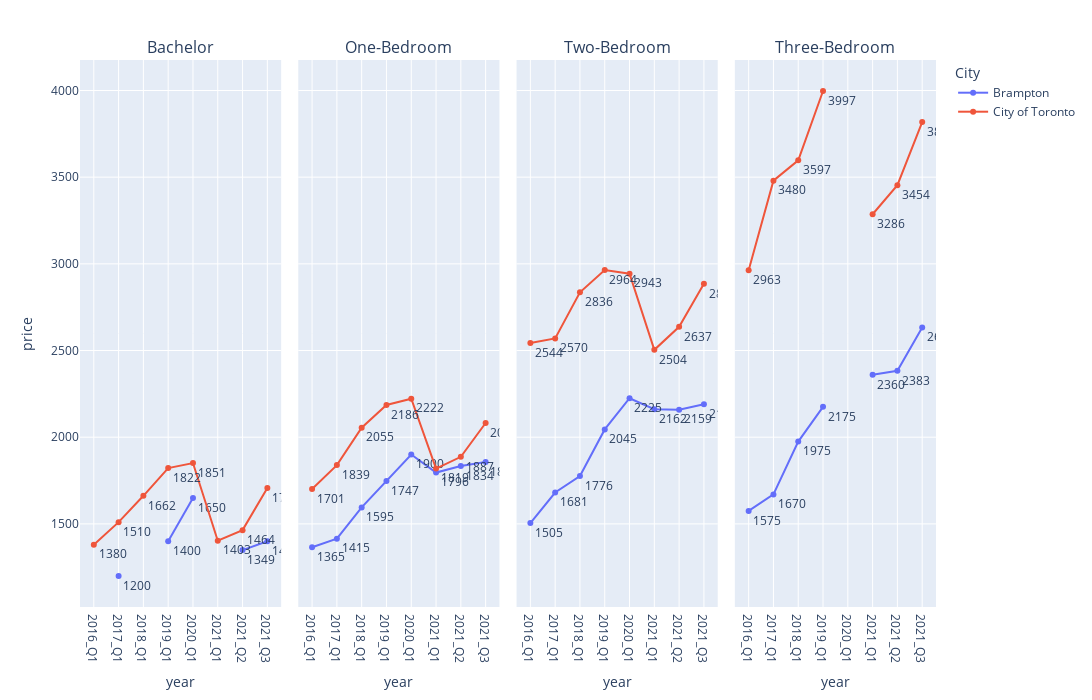

The notebook cell this image was saved under:
### Markdown cell above
# Visualize Rent

### Code cell
fig = px.line(df2, x="year", y="price", color = 'City', facet_col="apt_type",  text='price')
fig.update_traces(textposition="bottom right")

fig.update_layout(autosize=False, width=1700, height=700)
fig.for_each_annotation(lambda a: a.update(text=a.text.split("=")[1],  font={'size':16}))
fig.show()

fig.write_image('a0.pdf', width=1700, height=700)

### Figure 1 — Plotly figure (JSON) as saved in the notebook; plotly's stock layout.template omitted (floating-point values rounded to 4 significant figures)
{"data": [{"hovertemplate": "City=Brampton<br>apt_type=Bachelor<br>year=%{x}<br>price=%{text}<extra></extra>", "legendgroup": "Brampton", "line": {"color": "#636efa", "dash": "solid"}, "mode": "lines+markers+text", "name": "Brampton", "orientation": "v", "showlegend": true, "text": [null, 1200, null, 1400, 1650, null, 1349, 1400], "textposition": "bottom right", "type": "scatter", "x": ["2016_Q1", "2017_Q1", "2018_Q1", "2019_Q1", "2020_Q1", "2021_Q1", "2021_Q2", "2021_Q3"], "xaxis": "x", "y": [null, 1200, null, 1400, 1650, null, 1349, 1400], "yaxis": "y"}, {"hovertemplate": "City=Brampton<br>apt_type=One-Bedroom<br>year=%{x}<br>price=%{text}<extra></extra>", "legendgroup": "Brampton", "line": {"color": "#636efa", "dash": "solid"}, "mode": "lines+markers+text", "name": "Brampton", "orientation": "v", "showlegend": false, "text": [1365, 1415, 1595, 1747, 1900, 1796, 1834, 1857], "textposition": "bottom right", "type": "scatter", "x": ["2016_Q1", "2017_Q1", "2018_Q1", "2019_Q1", "2020_Q1", "2021_Q1", "2021_Q2", "2021_Q3"], "xaxis": "x2", "y": [1365, 1415, 1595, 1747, 1900, 1796, 1834, 1857], "yaxis": "y2"}, {"hovertemplate": "City=Brampton<br>apt_type=Two-Bedroom<br>year=%{x}<br>price=%{text}<extra></extra>", "legendgroup": "Brampton", "line": {"color": "#636efa", "dash": "solid"}, "mode": "lines+markers+text", "name": "Brampton", "orientation": "v", "showlegend": false, "text": [1505, 1681, 1776, 2045, 2225, 2162, 2159, 2190], "textposition": "bottom right", "type": "scatter", "x": ["2016_Q1", "2017_Q1", "2018_Q1", "2019_Q1", "2020_Q1", "2021_Q1", "2021_Q2", "2021_Q3"], "xaxis": "x3", "y": [1505, 1681, 1776, 2045, 2225, 2162, 2159, 2190], "yaxis": "y3"}, {"hovertemplate": "City=Brampton<br>apt_type=Three-Bedroom<br>year=%{x}<br>price=%{text}<extra></extra>", "legendgroup": "Brampton", "line": {"color": "#636efa", "dash": "solid"}, "mode": "lines+markers+text", "name": "Brampton", "orientation": "v", "showlegend": false, "text": [1575, 1670, 1975, 2175, null, 2360, 2383, 2633], "textposition": "bottom right", "type": "scatter", "x": ["2016_Q1", "2017_Q1", "2018_Q1", "2019_Q1", "2020_Q1", "2021_Q1", "2021_Q2", "2021_Q3"], "xaxis": "x4", "y": [1575, 1670, 1975, 2175, null, 2360, 2383, 2633], "yaxis": "y4"}, {"hovertemplate": "City=City of Toronto<br>apt_type=Bachelor<br>year=%{x}<br>price=%{text}<extra></extra>", "legendgroup": "City of Toronto", "line": {"color": "#EF553B", "dash": "solid"}, "mode": "lines+markers+text", "name": "City of Toronto", "orientation": "v", "showlegend": true, "text": [1380, 1510, 1662, 1822, 1851, 1403, 1464, 1707], "textposition": "bottom right", "type": "scatter", "x": ["2016_Q1", "2017_Q1", "2018_Q1", "2019_Q1", "2020_Q1", "2021_Q1", "2021_Q2", "2021_Q3"], "xaxis": "x", "y": [1380, 1510, 1662, 1822, 1851, 1403, 1464, 1707], "yaxis": "y"}, {"hovertemplate": "City=City of Toronto<br>apt_type=One-Bedroom<br>year=%{x}<br>price=%{text}<extra></extra>", "legendgroup": "City of Toronto", "line": {"color": "#EF553B", "dash": "solid"}, "mode": "lines+markers+text", "name": "City of Toronto", "orientation": "v", "showlegend": false, "text": [1701, 1839, 2055, 2186, 2222, 1819, 1887, 2082], "textposition": "bottom right", "type": "scatter", "x": ["2016_Q1", "2017_Q1", "2018_Q1", "2019_Q1", "2020_Q1", "2021_Q1", "2021_Q2", "2021_Q3"], "xaxis": "x2", "y": [1701, 1839, 2055, 2186, 2222, 1819, 1887, 2082], "yaxis": "y2"}, {"hovertemplate": "City=City of Toronto<br>apt_type=Two-Bedroom<br>year=%{x}<br>price=%{text}<extra></extra>", "legendgroup": "City of Toronto", "line": {"color": "#EF553B", "dash": "solid"}, "mode": "lines+markers+text", "name": "City of Toronto", "orientation": "v", "showlegend": false, "text": [2544, 2570, 2836, 2964, 2943, 2504, 2637, 2885], "textposition": "bottom right", "type": "scatter", "x": ["2016_Q1", "2017_Q1", "2018_Q1", "2019_Q1", "2020_Q1", "2021_Q1", "2021_Q2", "2021_Q3"], "xaxis": "x3", "y": [2544, 2570, 2836, 2964, 2943, 2504, 2637, 2885], "yaxis": "y3"}, {"hovertemplate": "City=City of Toronto<br>apt_type=Three-Bedroom<br>year=%{x}<br>price=%{text}<extra></extra>", "legendgroup": "City of Toronto", "line": {"color": "#EF553B", "dash": "solid"}, "mode": "lines+markers+text", "name": "City of Toronto", "orientation": "v", "showlegend": false, "text": [2963, 3480, 3597, 3997, null, 3286, 3454, 3818], "textposition": "bottom right", "type": "scatter", "x": ["2016_Q1", "2017_Q1", "2018_Q1", "2019_Q1", "2020_Q1", "2021_Q1", "2021_Q2", "2021_Q3"], "xaxis": "x4", "y": [2963, 3480, 3597, 3997, null, 3286, 3454, 3818], "yaxis": "y4"}], "layout": {"annotations": [{"font": {"size": 16}, "showarrow": false, "text": "Bachelor", "x": 0.1175, "xanchor": "center", "xref": "paper", "y": 1, "yanchor": "bottom", "yref": "paper"}, {"font": {"size": 16}, "showarrow": false, "text": "One-Bedroom", "x": 0.3725, "xanchor": "center", "xref": "paper", "y": 1, "yanchor": "bottom", "yref": "paper"}, {"font": {"size": 16}, "showarrow": false, "text": "Two-Bedroom", "x": 0.6275, "xanchor": "center", "xref": "paper", "y": 1, "yanchor": "bottom", "yref": "paper"}, {"font": {"size": 16}, "showarrow": false, "text": "Three-Bedroom", "x": 0.8825, "xanchor": "center", "xref": "paper", "y": 1, "yanchor": "bottom", "yref": "paper"}], "autosize": false, "height": 700, "legend": {"title": {"text": "City"}, "tracegroupgap": 0}, "margin": {"t": 60}, "width": 1700, "xaxis": {"anchor": "y", "domain": [0, 0.235], "title": {"text": "year"}}, "xaxis2": {"anchor": "y2", "domain": [0.255, 0.49], "matches": "x", "title": {"text": "year"}}, "xaxis3": {"anchor": "y3", "domain": [0.51, 0.745], "matches": "x", "title": {"text": "year"}}, "xaxis4": {"anchor": "y4", "domain": [0.765, 1.0], "matches": "x", "title": {"text": "year"}}, "yaxis": {"anchor": "x", "domain": [0, 1], "title": {"text": "price"}}, "yaxis2": {"anchor": "x2", "domain": [0, 1], "matches": "y", "showticklabels": false}, "yaxis3": {"anchor": "x3", "domain": [0, 1], "matches": "y", "showticklabels": false}, "yaxis4": {"anchor": "x4", "domain": [0, 1], "matches": "y", "showticklabels": false}}}
